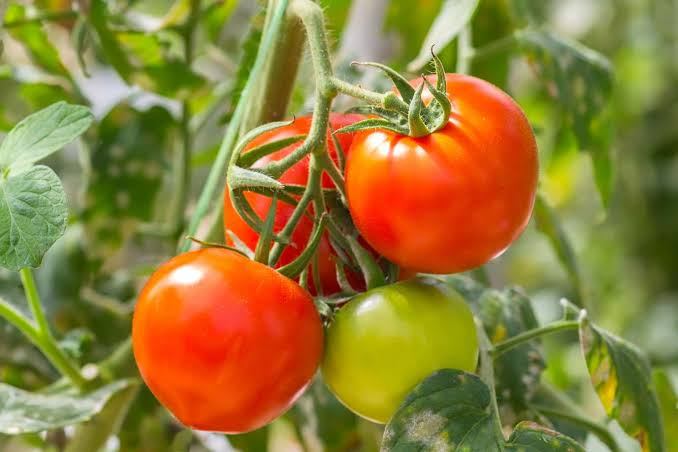
#> input picture Practicals/tomato.png, 678 x 452 px
$ python pract4_7.py
#> lines starting #> are read from the running program, lines starting #| are printed output that depends on the picture
# import Opencv
import cv2

# import Numpy
import numpy as np

# import Matplotlib
import matplotlib.pyplot as plt

# read a image using imread
img = cv2.imread('tomato.png', 0)  # grayscale
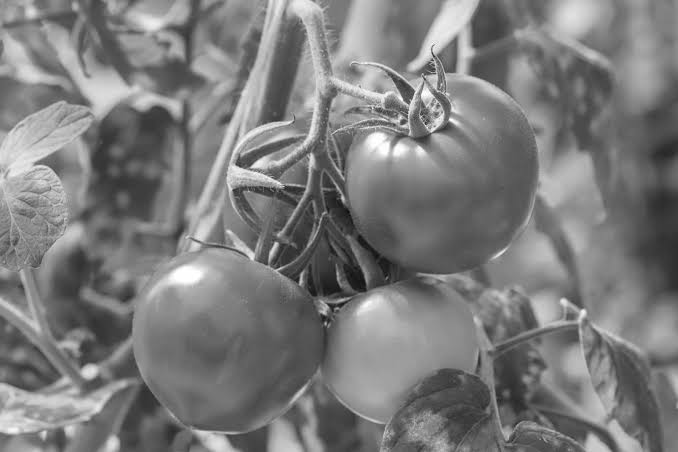
#> img: shape (452, 678); min 11, max 255, mean 123.5

# creating a Histograms Equalization
equ = cv2.equalizeHist(img)
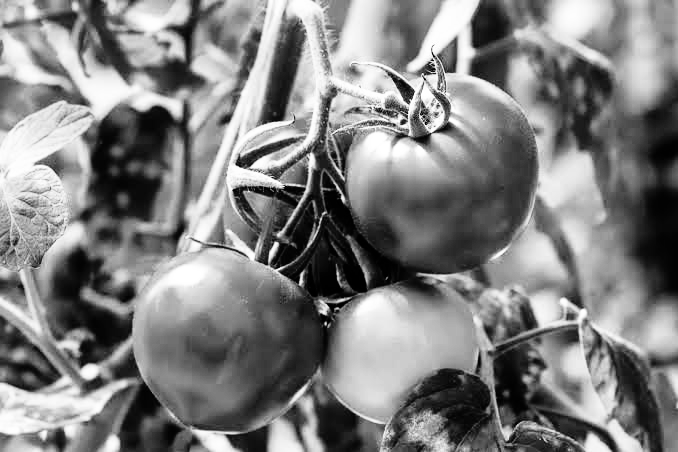
#> equ: shape (452, 678); min 0, max 255, mean 128.4

# stacking images side-by-side
res = np.hstack((img, equ))
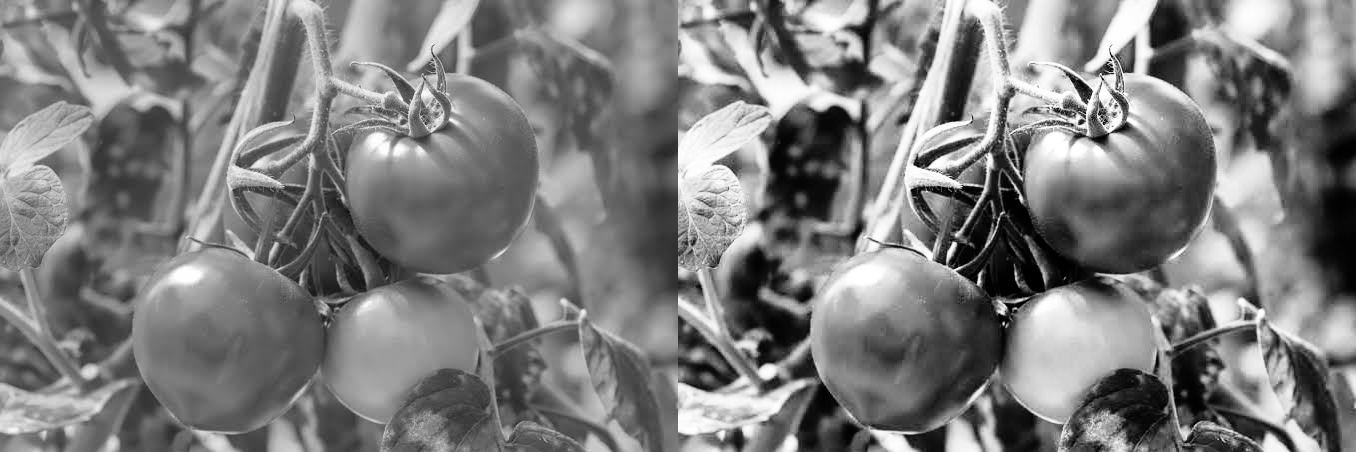
#> res: shape (452, 1356); min 0, max 255, mean 126

# show image input vs output
cv2.imshow('Original vs Equalized', res)

# Plotting histograms
plt.figure(figsize=(10, 5))

# Original image histogram
plt.subplot(1, 2, 1)
plt.hist(img.ravel(), 256, [0, 256], color='blue')
plt.title('Original Histogram')
plt.xlabel('Pixel Intensity')
plt.ylabel('Frequency')
plt.subplot(1, 2, 2)
plt.hist(equ.ravel(), 256, [0, 256], color='green')
plt.title('Equalized Histogram')
plt.xlabel('Pixel Intensity')
plt.ylabel('Frequency')

plt.tight_layout()
plt.show()
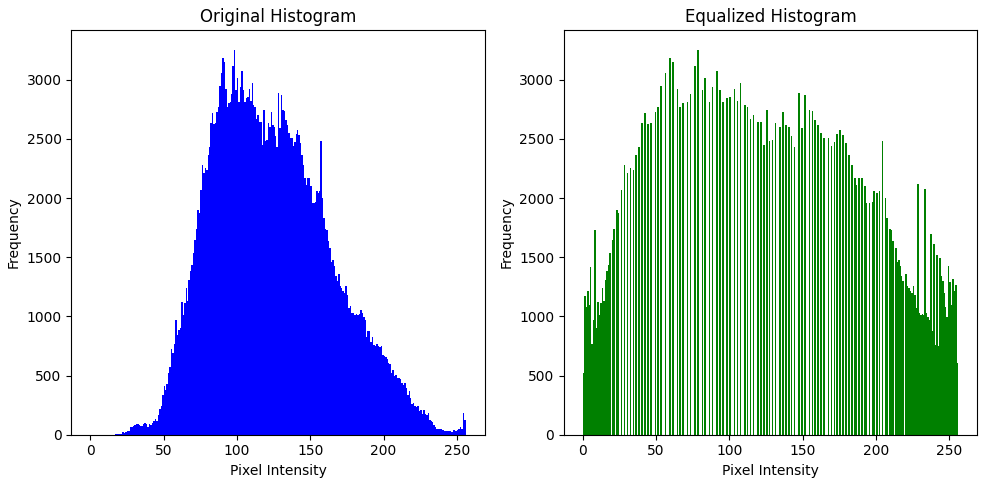
#> figure drawn by matplotlib, 2 panels; panel 1: tallest bar 3254 high, from x = 98 to 99; panel 2: tallest bar 3254 high, from x = 78 to 79

cv2.waitKey(0)
cv2.destroyAllWindows()

$ run again, with Practicals/compressed_lossless.png copied over Practicals/tomato.png
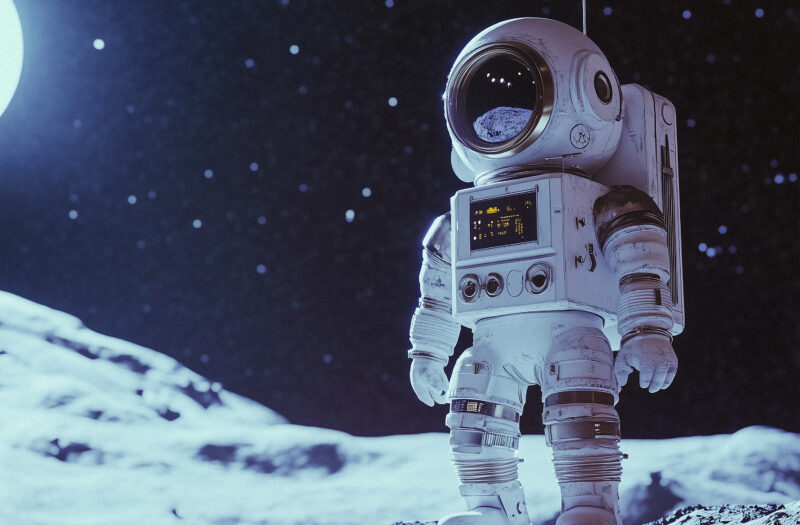
#> input picture Practicals/compressed_lossless.png, 800 x 525 px
#> `res = np.hstack((img, equ))`:
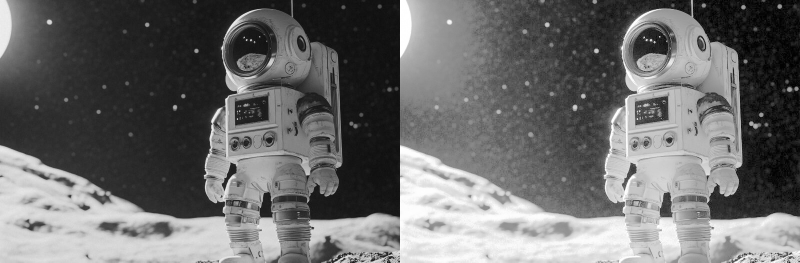
#> res: shape (525, 1600) (shown at 1/2 size); min 0, max 255, mean 108.4
#> `plt.show()`:
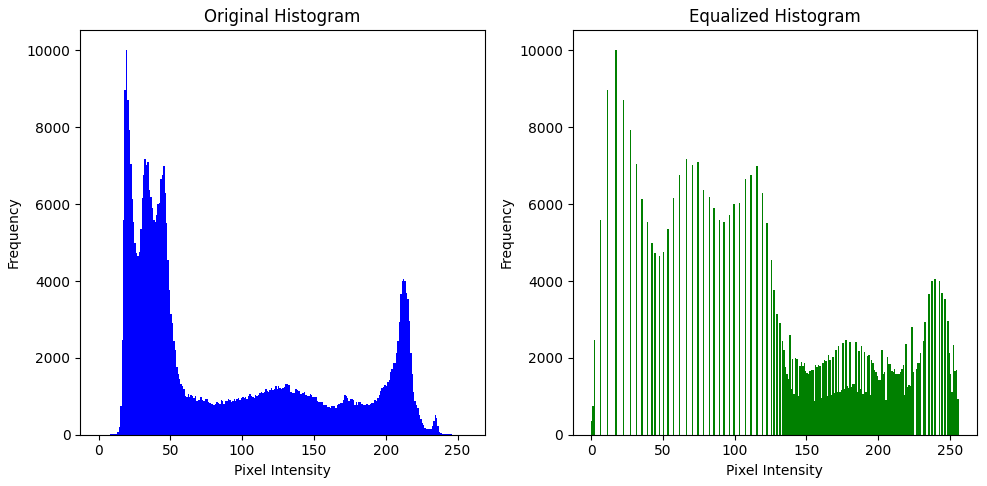
#> figure drawn by matplotlib, 2 panels; panel 1: tallest bar 10023 high, from x = 19 to 20; panel 2: tallest bar 10023 high, from x = 17 to 18

$ run again, with Practicals/nature.png copied over Practicals/tomato.png
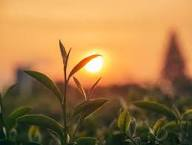
#> input picture Practicals/nature.png, 192 x 145 px
#> `res = np.hstack((img, equ))`:
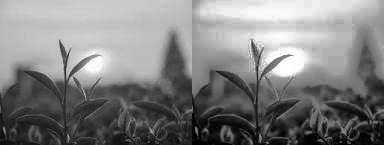
#> res: shape (145, 384); min 0, max 255, mean 128.6
#> `plt.show()`:
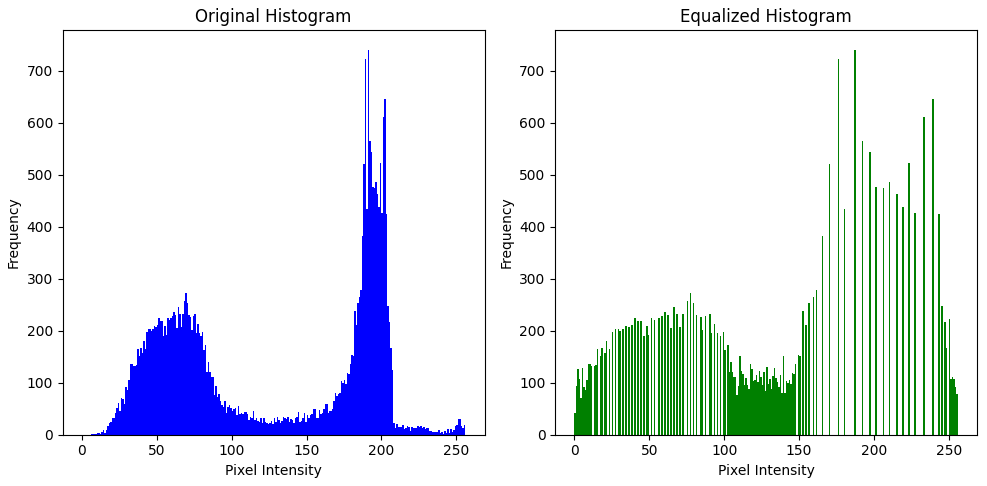
#> figure drawn by matplotlib, 2 panels; panel 1: tallest bar 741 high, from x = 191 to 192; panel 2: tallest bar 741 high, from x = 187 to 188
